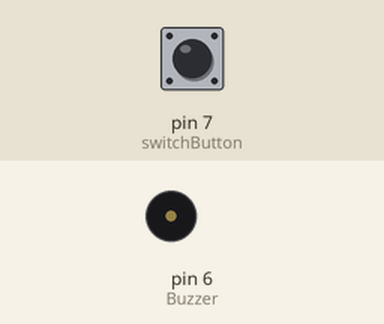
The sketch below on a simulated Arduino Uno, built with avr-gcc and run on an emulated ATmega328P. Parts: buzzer (waves = sounding). The inputs (shaded band) are chosen by the test bench; at power-on: pin 7 (switchButton) LOW.

Above: at 2.8 s.
2.9 s: pin 7 (switchButton) pulled HIGH for 3.2 s
At 3.8 s:
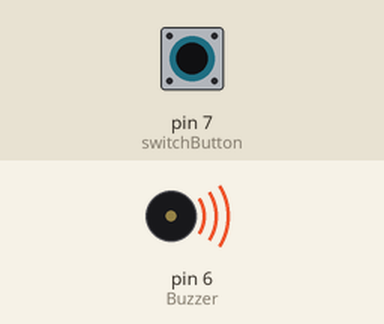
Timing chart, 0 to 7.5 s (numbered marks = the images above; inputs shaded):
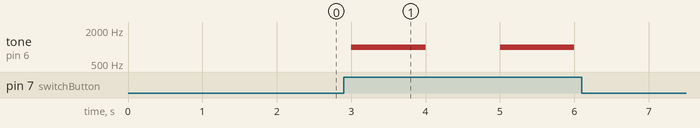

Measured:
- after the input at 2.9 s, tone on pin 6 (Buzzer): alternates 1000 Hz for 1.0 s and silent for 1.0 s, 4 changes in all, then stays silent, starting after 0.10 s

The sketch:

invention.ino
```cpp
int state = 0;
int Buzzer  = 6;
int switchButton = 7;
void setup() {
  // put your setup code here, to run once:
  pinMode(Buzzer,OUTPUT);
  pinMode(switchButton,INPUT);

}

void loop() {
  // put your main code here, to run repeatedly:
  state = digitalRead(switchButton);
  if(state == 1){
      tone(Buzzer,1000);// 1000 is the time taken for it to make noise
      delay(1000);
      noTone(Buzzer);
      delay(1000);
    }
    else{

      noTone(Buzzer);
      delay(1000);
      }

  // i seco = 1000

}
```
